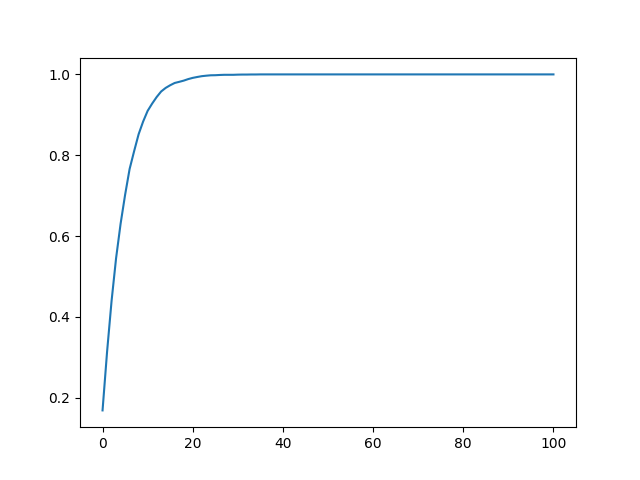
#> input picture magnetization.png, 640 x 480 px, found by its file name
$ python -i 010.py   (imports and definitions only)
#> lines starting #> are read from the running program, lines starting #| are printed output that depends on the picture
import requests
from bs4 import BeautifulSoup
from PIL import Image, ImageFilter
from io import BytesIO
import time
from concurrent.futures import ProcessPoolExecutor, as_completed
import multiprocessing

def download_png(link):
#> called with link = '../magnetization.png'
    res = requests.get('https://www.if.pw.edu.pl/~mrow/dyd/wdprir/' + link)
    with open('python_naukowy/pngs/' + link, 'wb') as f:
        img = Image.open(BytesIO(res.content))
#> img is the input picture: PIL image 640x480 RGBA; mean R, G, B, A 251.7, 252.2, 252.5, 255
        img = img.filter(ImageFilter.GaussianBlur(radius=10))
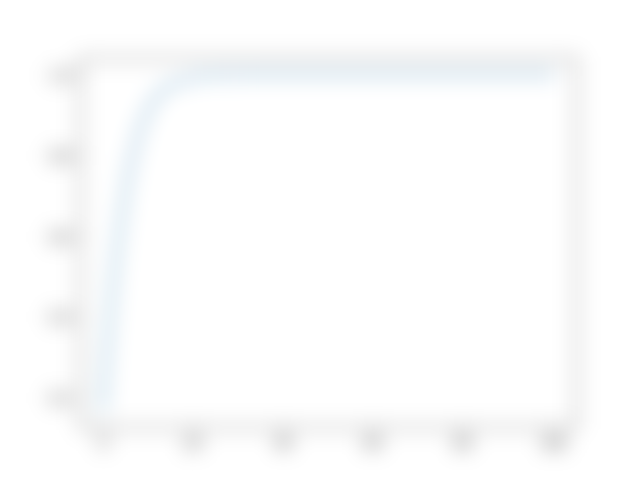
#> img: PIL image 640x480 RGBA; mean R, G, B, A 251.8, 252.2, 252.5, 255
        # black and white
        img = img.convert('L')
#> img: PIL image 640x480 L
        img.save(f, 'png')
        print(f'Downloaded {link}')

# [25 lines not run here, left out]

>>> result = download_png('../magnetization.png')
